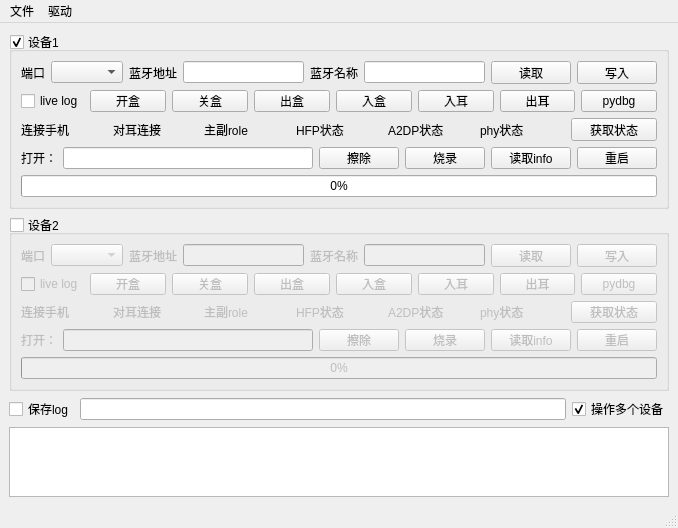
<?xml version="1.0" encoding="UTF-8"?>
<ui version="4.0">
 <class>MainWindow</class>
 <widget class="QMainWindow" name="MainWindow">
  <property name="geometry">
   <rect>
    <x>0</x>
    <y>0</y>
    <width>678</width>
    <height>528</height>
   </rect>
  </property>
  <property name="minimumSize">
   <size>
    <width>678</width>
    <height>528</height>
   </size>
  </property>
  <property name="maximumSize">
   <size>
    <width>678</width>
    <height>528</height>
   </size>
  </property>
  <property name="windowTitle">
   <string>QCC工具</string>
  </property>
  <widget class="QWidget" name="centralwidget">
   <layout class="QVBoxLayout" name="verticalLayout_2">
    <item>
     <widget class="QGroupBox" name="groupBox_1">
      <property name="title">
       <string>设备1</string>
      </property>
      <property name="checkable">
       <bool>true</bool>
      </property>
      <layout class="QVBoxLayout" name="verticalLayout_4">
       <item>
        <layout class="QHBoxLayout" name="horizontalLayout_9">
         <item>
          <widget class="QLabel" name="label_3">
           <property name="text">
            <string>端口</string>
           </property>
          </widget>
         </item>
         <item>
          <widget class="QComboBox" name="comboBox_1"/>
         </item>
         <item>
          <widget class="QLabel" name="label_5">
           <property name="text">
            <string>蓝牙地址</string>
           </property>
          </widget>
         </item>
         <item>
          <widget class="QLineEdit" name="lineEdit_1_BD_addr"/>
         </item>
         <item>
          <widget class="QLabel" name="label_7">
           <property name="text">
            <string>蓝牙名称</string>
           </property>
          </widget>
         </item>
         <item>
          <widget class="QLineEdit" name="lineEdit_1_name"/>
         </item>
         <item>
          <widget class="QPushButton" name="pushButton_1_read">
           <property name="text">
            <string>读取</string>
           </property>
          </widget>
         </item>
         <item>
          <widget class="QPushButton" name="pushButton_1_write">
           <property name="text">
            <string>写入</string>
           </property>
          </widget>
         </item>
        </layout>
       </item>
       <item>
        <layout class="QHBoxLayout" name="horizontalLayout_10">
         <item>
          <widget class="QCheckBox" name="checkBox_4">
           <property name="text">
            <string>live log</string>
           </property>
          </widget>
         </item>
         <item>
          <widget class="QPushButton" name="pushButton_15">
           <property name="text">
            <string>开盒</string>
           </property>
          </widget>
         </item>
         <item>
          <widget class="QPushButton" name="pushButton_21">
           <property name="text">
            <string>关盒</string>
           </property>
          </widget>
         </item>
         <item>
          <widget class="QPushButton" name="pushButton_28">
           <property name="text">
            <string>出盒</string>
           </property>
          </widget>
         </item>
         <item>
          <widget class="QPushButton" name="pushButton_29">
           <property name="text">
            <string>入盒</string>
           </property>
          </widget>
         </item>
         <item>
          <widget class="QPushButton" name="pushButton_23">
           <property name="text">
            <string>入耳</string>
           </property>
          </widget>
         </item>
         <item>
          <widget class="QPushButton" name="pushButton_24">
           <property name="text">
            <string>出耳</string>
           </property>
          </widget>
         </item>
         <item>
          <widget class="QPushButton" name="pushButton_30">
           <property name="text">
            <string>pydbg</string>
           </property>
          </widget>
         </item>
        </layout>
       </item>
       <item>
        <layout class="QHBoxLayout" name="horizontalLayout_11">
         <item>
          <widget class="QLabel" name="label_16">
           <property name="text">
            <string>连接手机</string>
           </property>
          </widget>
         </item>
         <item>
          <widget class="QLabel" name="label_17">
           <property name="text">
            <string>对耳连接</string>
           </property>
          </widget>
         </item>
         <item>
          <widget class="QLabel" name="label_18">
           <property name="text">
            <string>主副role</string>
           </property>
          </widget>
         </item>
         <item>
          <widget class="QLabel" name="label_19">
           <property name="text">
            <string>HFP状态</string>
           </property>
          </widget>
         </item>
         <item>
          <widget class="QLabel" name="label_20">
           <property name="text">
            <string>A2DP状态</string>
           </property>
          </widget>
         </item>
         <item>
          <widget class="QLabel" name="label_21">
           <property name="text">
            <string>phy状态</string>
           </property>
          </widget>
         </item>
         <item>
          <widget class="QPushButton" name="pushButton_31">
           <property name="text">
            <string>获取状态</string>
           </property>
          </widget>
         </item>
        </layout>
       </item>
       <item>
        <layout class="QHBoxLayout" name="horizontalLayout_12">
         <item>
          <widget class="QLabel" name="label_22">
           <property name="text">
            <string>打开：</string>
           </property>
          </widget>
         </item>
         <item>
          <widget class="QLineEdit" name="lineEdit_7"/>
         </item>
         <item>
          <widget class="QPushButton" name="pushButton_7">
           <property name="text">
            <string>擦除</string>
           </property>
          </widget>
         </item>
         <item>
          <widget class="QPushButton" name="pushButton_11">
           <property name="text">
            <string>烧录</string>
           </property>
          </widget>
         </item>
         <item>
          <widget class="QPushButton" name="pushButton_13">
           <property name="text">
            <string>读取info</string>
           </property>
          </widget>
         </item>
         <item>
          <widget class="QPushButton" name="pushButton_16">
           <property name="text">
            <string>重启</string>
           </property>
          </widget>
         </item>
        </layout>
       </item>
       <item>
        <widget class="QProgressBar" name="progressBar_1">
         <property name="value">
          <number>0</number>
         </property>
        </widget>
       </item>
      </layout>
     </widget>
    </item>
    <item>
     <widget class="QGroupBox" name="groupBox_2">
      <property name="title">
       <string>设备2</string>
      </property>
      <property name="flat">
       <bool>false</bool>
      </property>
      <property name="checkable">
       <bool>true</bool>
      </property>
      <property name="checked">
       <bool>false</bool>
      </property>
      <layout class="QVBoxLayout" name="verticalLayout_3">
       <item>
        <layout class="QHBoxLayout" name="horizontalLayout_5">
         <item>
          <widget class="QLabel" name="label_2">
           <property name="text">
            <string>端口</string>
           </property>
          </widget>
         </item>
         <item>
          <widget class="QComboBox" name="comboBox_2"/>
         </item>
         <item>
          <widget class="QLabel" name="label_4">
           <property name="text">
            <string>蓝牙地址</string>
           </property>
          </widget>
         </item>
         <item>
          <widget class="QLineEdit" name="lineEdit_2_BD_addr"/>
         </item>
         <item>
          <widget class="QLabel" name="label_6">
           <property name="text">
            <string>蓝牙名称</string>
           </property>
          </widget>
         </item>
         <item>
          <widget class="QLineEdit" name="lineEdit_2_name"/>
         </item>
         <item>
          <widget class="QPushButton" name="pushButton_2_read">
           <property name="text">
            <string>读取</string>
           </property>
          </widget>
         </item>
         <item>
          <widget class="QPushButton" name="pushButton_2_write">
           <property name="text">
            <string>写入</string>
           </property>
          </widget>
         </item>
        </layout>
       </item>
       <item>
        <layout class="QHBoxLayout" name="horizontalLayout_6">
         <item>
          <widget class="QCheckBox" name="checkBox_2">
           <property name="text">
            <string>live log</string>
           </property>
          </widget>
         </item>
         <item>
          <widget class="QPushButton" name="pushButton_14">
           <property name="text">
            <string>开盒</string>
           </property>
          </widget>
         </item>
         <item>
          <widget class="QPushButton" name="pushButton_18">
           <property name="text">
            <string>关盒</string>
           </property>
          </widget>
         </item>
         <item>
          <widget class="QPushButton" name="pushButton_25">
           <property name="text">
            <string>出盒</string>
           </property>
          </widget>
         </item>
         <item>
          <widget class="QPushButton" name="pushButton_26">
           <property name="text">
            <string>入盒</string>
           </property>
          </widget>
         </item>
         <item>
          <widget class="QPushButton" name="pushButton_19">
           <property name="text">
            <string>入耳</string>
           </property>
          </widget>
         </item>
         <item>
          <widget class="QPushButton" name="pushButton_20">
           <property name="text">
            <string>出耳</string>
           </property>
          </widget>
         </item>
         <item>
          <widget class="QPushButton" name="pushButton_22">
           <property name="text">
            <string>pydbg</string>
           </property>
          </widget>
         </item>
        </layout>
       </item>
       <item>
        <layout class="QHBoxLayout" name="horizontalLayout_8">
         <item>
          <widget class="QLabel" name="label_9">
           <property name="text">
            <string>连接手机</string>
           </property>
          </widget>
         </item>
         <item>
          <widget class="QLabel" name="label_11">
           <property name="text">
            <string>对耳连接</string>
           </property>
          </widget>
         </item>
         <item>
          <widget class="QLabel" name="label_12">
           <property name="text">
            <string>主副role</string>
           </property>
          </widget>
         </item>
         <item>
          <widget class="QLabel" name="label_13">
           <property name="text">
            <string>HFP状态</string>
           </property>
          </widget>
         </item>
         <item>
          <widget class="QLabel" name="label_14">
           <property name="text">
            <string>A2DP状态</string>
           </property>
          </widget>
         </item>
         <item>
          <widget class="QLabel" name="label_15">
           <property name="text">
            <string>phy状态</string>
           </property>
          </widget>
         </item>
         <item>
          <widget class="QPushButton" name="pushButton_27">
           <property name="text">
            <string>获取状态</string>
           </property>
          </widget>
         </item>
        </layout>
       </item>
       <item>
        <layout class="QHBoxLayout" name="horizontalLayout_7">
         <item>
          <widget class="QLabel" name="label_10">
           <property name="text">
            <string>打开：</string>
           </property>
          </widget>
         </item>
         <item>
          <widget class="QLineEdit" name="lineEdit_6"/>
         </item>
         <item>
          <widget class="QPushButton" name="pushButton_6">
           <property name="text">
            <string>擦除</string>
           </property>
          </widget>
         </item>
         <item>
          <widget class="QPushButton" name="pushButton_9">
           <property name="text">
            <string>烧录</string>
           </property>
          </widget>
         </item>
         <item>
          <widget class="QPushButton" name="pushButton_10">
           <property name="text">
            <string>读取info</string>
           </property>
          </widget>
         </item>
         <item>
          <widget class="QPushButton" name="pushButton_12">
           <property name="text">
            <string>重启</string>
           </property>
          </widget>
         </item>
        </layout>
       </item>
       <item>
        <widget class="QProgressBar" name="progressBar_2">
         <property name="value">
          <number>0</number>
         </property>
        </widget>
       </item>
      </layout>
     </widget>
    </item>
    <item>
     <layout class="QHBoxLayout" name="horizontalLayout_2">
      <item>
       <widget class="QCheckBox" name="checkBox_3">
        <property name="text">
         <string>保存log</string>
        </property>
       </widget>
      </item>
      <item>
       <widget class="QLineEdit" name="lineEdit"/>
      </item>
      <item>
       <widget class="QCheckBox" name="checkBox">
        <property name="text">
         <string>操作多个设备</string>
        </property>
        <property name="checked">
         <bool>true</bool>
        </property>
       </widget>
      </item>
     </layout>
    </item>
    <item>
     <widget class="QTextBrowser" name="textBrowser">
      <property name="placeholderText">
       <string/>
      </property>
     </widget>
    </item>
   </layout>
  </widget>
  <widget class="QMenuBar" name="menubar">
   <property name="geometry">
    <rect>
     <x>0</x>
     <y>0</y>
     <width>678</width>
     <height>23</height>
    </rect>
   </property>
   <widget class="QMenu" name="menu1">
    <property name="title">
     <string>文件</string>
    </property>
   </widget>
   <widget class="QMenu" name="menu">
    <property name="title">
     <string>驱动</string>
    </property>
   </widget>
   <addaction name="menu1"/>
   <addaction name="menu"/>
  </widget>
  <widget class="QStatusBar" name="statusBar"/>
 </widget>
 <resources/>
 <connections/>
 <slots>
  <slot>read_config()</slot>
  <slot>write_config()</slot>
 </slots>
</ui>
